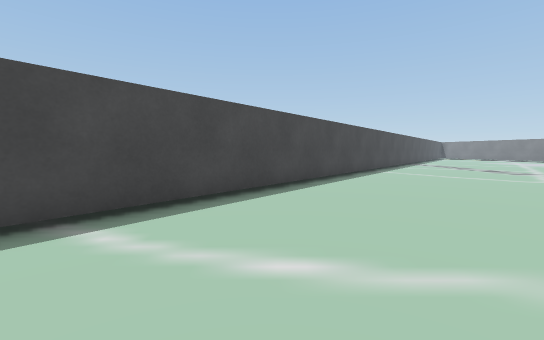
[1] (above)

18 first-person views from a walk through a 3-D level made in the Unity game engine. The camera is 0.51 m above the floor, tilts 4° down and sees 90° across. The floor is counted in squares, 0.5 m on a side. Each view is taken from the middle of a square. On the plan, view 1 faces up. The plan holds only what a view shows up to about 11 squares ahead; the rest is blank. The place goes on beyond the plan. Some surface patterns are stand-ins.

[2]
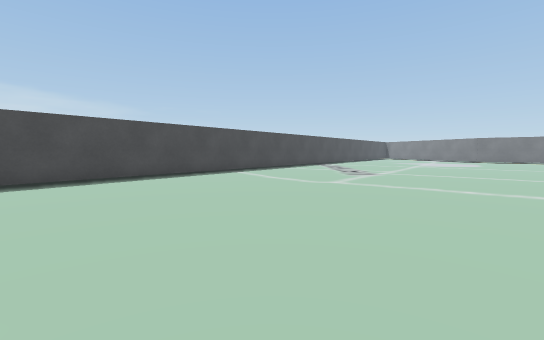

[3]
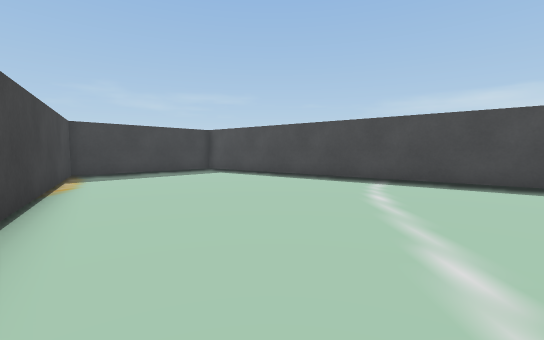

[4]
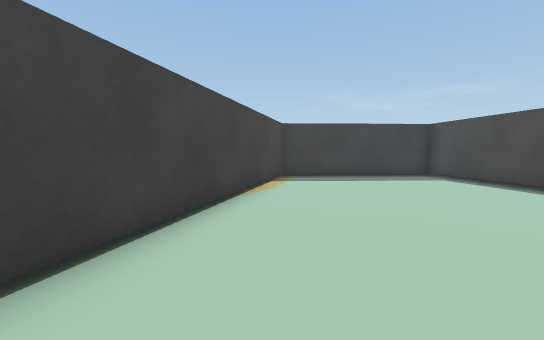

[5]
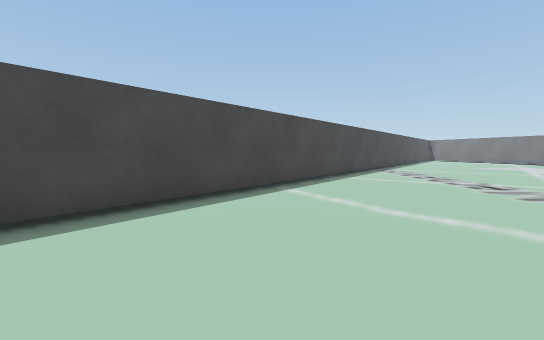

[6]
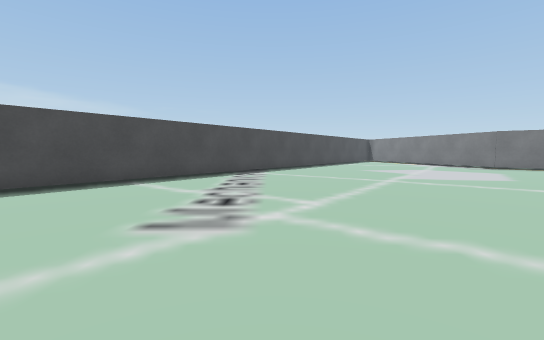

[7]
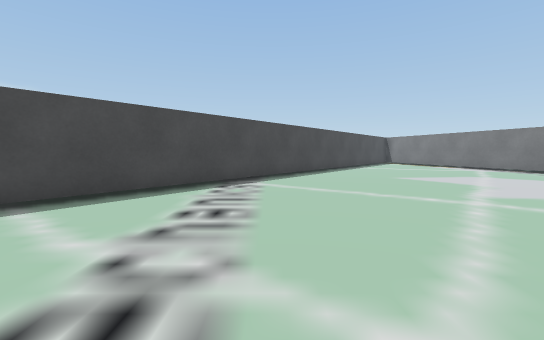

[8]
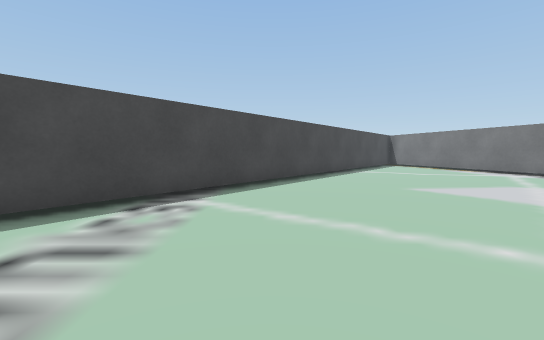

[9]
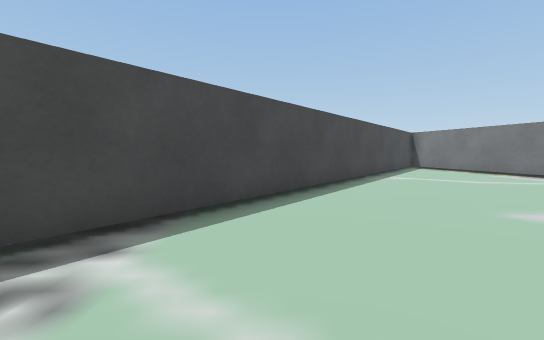

[10]
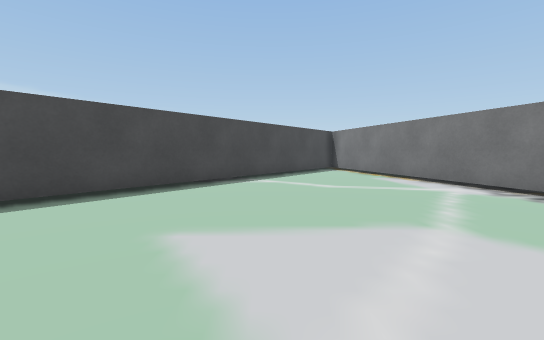

[11]
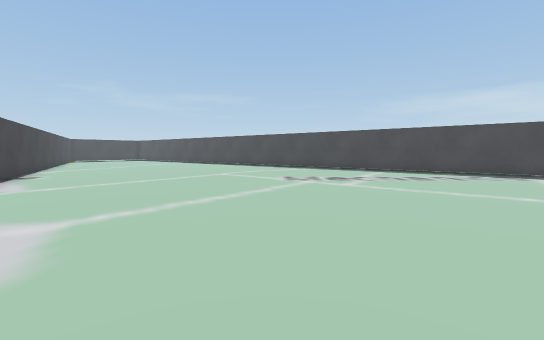

[12]
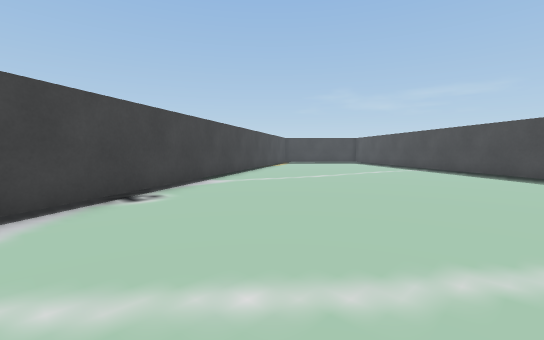

[13]
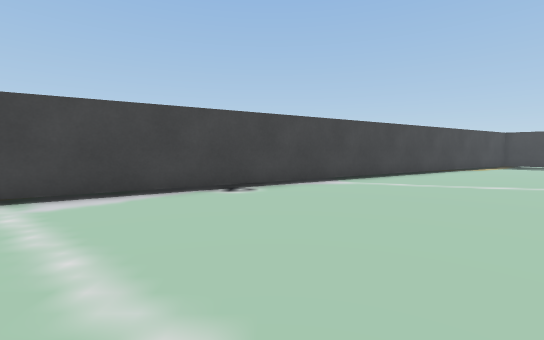

[14]
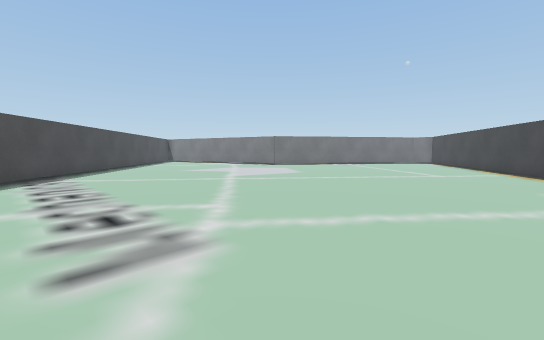

[15]
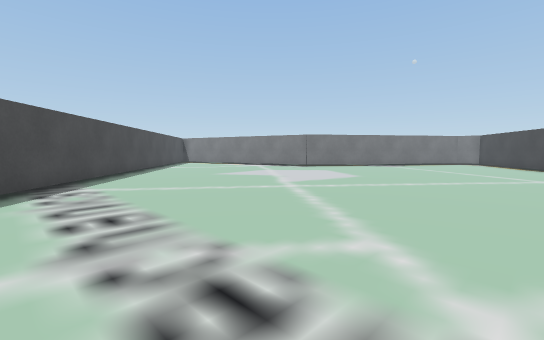

[16]
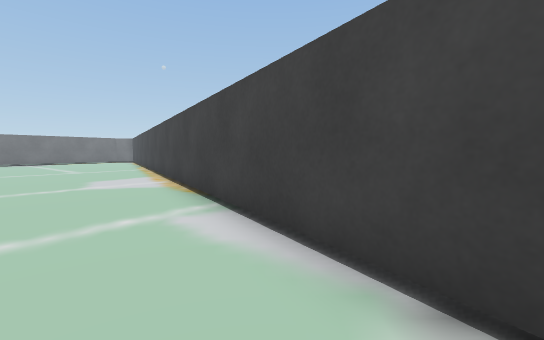

[17]
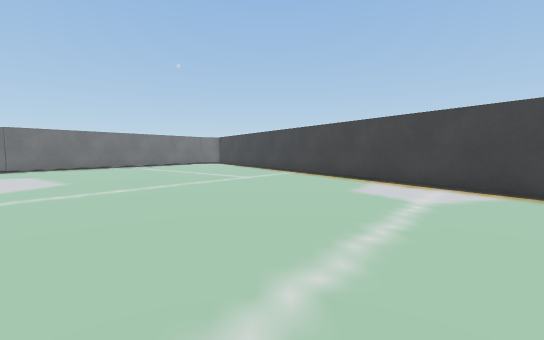

[18]
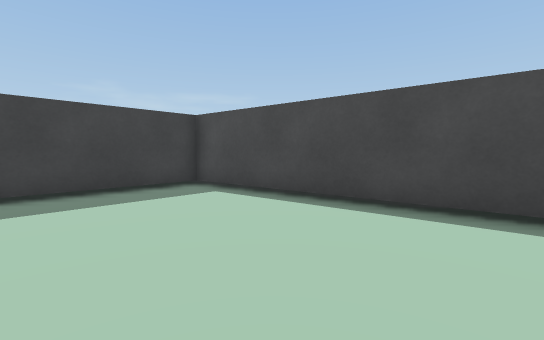

### Floor plan
Points are (right, up) in squares from view 1. A wall is a line through its corners. A room is listed if a view was taken in it or the views show most of it. See-through windows are left out.
Room 1 (views 1, 2, 3, 4, 5, 6, 7, 8, 9, 10, 11, 12, 13, 14, 15, 16, 17, 18)
walls: (23.5, 26.9) (22.6, 30.1); (18, 30.1) (-7.3, -2); (-7.6, -4.1) (-4, -7.4) (23.1, 8.7)

Where each view was taken, in squares from view 1:
view 1: 0 up, 0 right, facing up
view 2: 0 up, 7 right, facing up
view 3: 0 up, 6 right, facing left
view 4: 0 up, 4 right, facing down-left
view 5: 6 up, 5 right, facing up
view 6: 8 up, 12 right, facing up
view 7: 12 up, 12 right, facing up
view 8: 15 up, 13 right, facing up
view 9: 18 up, 13 right, facing up
view 10: 19 up, 18 right, facing up
view 11: 11 up, 21 right, facing left
view 12: 8 up, 13 right, facing down-left
view 13: 9 up, 10 right, facing down
view 14: 9 up, 10 right, facing up-right
view 15: 12 up, 10 right, facing up-right
view 16: 3 up, 10 right, facing right
view 17: 11 up, 12 right, facing right
view 18: 1 down, 0 right, facing left
